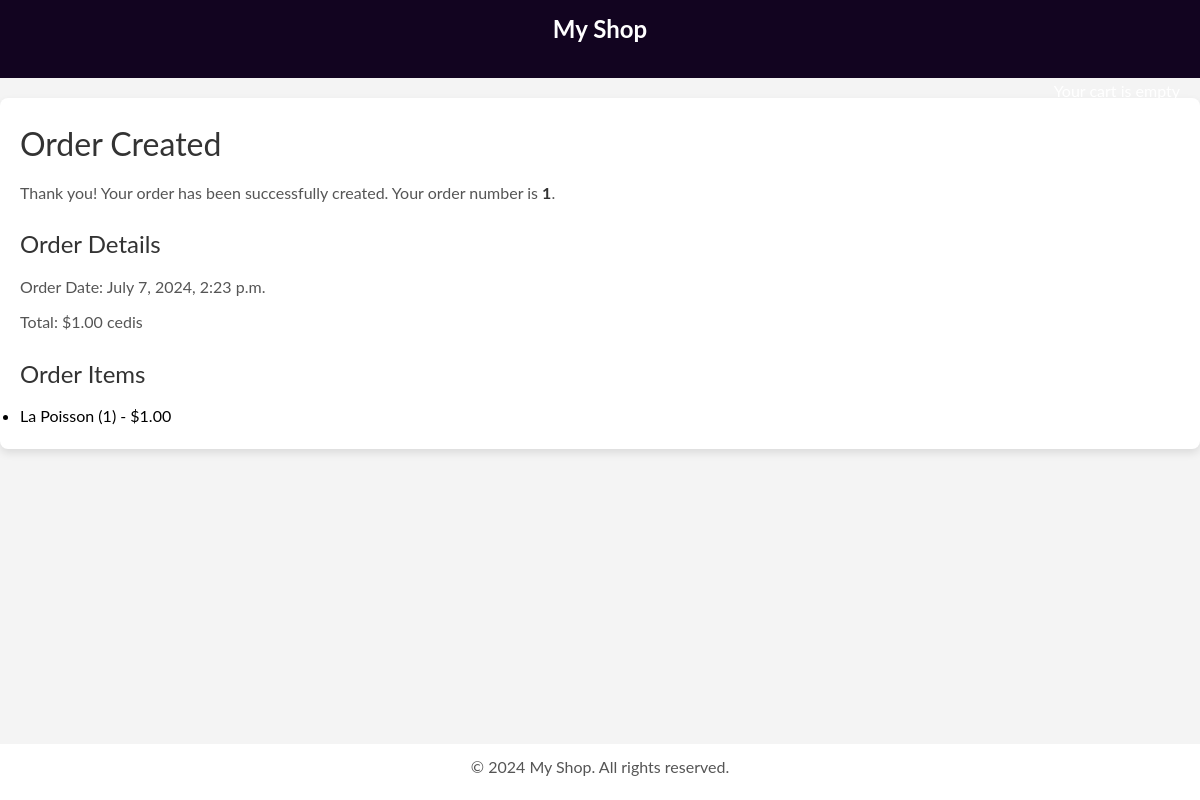
Page /orders/created/1/ on the committed database.
### orders/models.py (models this page shows, shortened)
class Order(models.Model):
    first_name = models.CharField(max_length=70)
    last_name = models.CharField(max_length=70)
    email = models.EmailField()
    address = models.CharField(max_length=70)
    postal_code = models.CharField(max_length=20)
    city = models.CharField(max_length=100)
    created = models.DateTimeField(auto_now_add=True)
    updated = models.DateTimeField(auto_now=True)
    paid = models.BooleanField(default=False)
    class Meta:
        ordering = ('-created',)
    def get_total_cost(self):
        return sum(item.get_cost() for item in self.items.all())

class OrderItem(models.Model):
    order = models.ForeignKey(Order, related_name="items", on_delete=models.CASCADE)
    product = models.ForeignKey(Product, related_name="order_items", on_delete=models.CASCADE)
    price = models.DecimalField(max_digits=10, decimal_places=2)
    quantity = models.PositiveIntegerField(default=1)
    def get_cost(self):
        return self.price * self.quantity

### shop/models.py (models this page shows, shortened)
class Product(models.Model):
    category = models.ForeignKey(Category, related_name="products", on_delete=models.CASCADE)
    name = models.CharField(max_length=200, db_index=True)
    slug = models.SlugField(max_length=200, unique=True)
    image = models.ImageField(upload_to='products/%Y/%m/%d', blank=True)
    description = models.TextField(blank=True)
    price = models.DecimalField(max_digits=10, decimal_places=2)
    available = models.BooleanField(default=True)
    created = models.DateField(auto_now_add=True)
    updated = models.DateTimeField(auto_now=True)
    class Meta:
        ordering = ('name',)
        index_together = (('id', 'slug'),)

### orders/views.py (the view)
# urls.py: path('created/<int:order_id>/', views.order_created, name='order_created'),
def order_created(request, order_id):
    order = get_object_or_404(Order, id=order_id)
    return render(request, 'orders/order_created.html', {'order': order})

### cart/cart.py (called while the page is built)
    def __len__(self):
        return sum(item["quantity"] for item in self.cart.values())

### cart/context_processors.py (called while the page is built)
def cart(request):
    return {'cart': Cart(request)}

### orders/templates/orders/order_created.html (shortened to what this page needs)
{% extends "shop/base.html" %}
{% load static %}
{% block content %}
<link rel="stylesheet" href="{% static 'orders/order_created.css' %}">
    <h1>Order Created</h1>
    <p>Thank you! Your order has been successfully created. Your order number is <strong>{{ order.id }}</strong>.</p>
    <h2>Order Details</h2>
    <p>Order Date: {{ order.created }}</p>
    <p>Total: ${{ order.get_total_cost }} cedis</p>
    <h2>Order Items</h2>
    <ul>
        {% for item in order.items.all %}
            <li>{{ item.product.name }} ({{ item.quantity }}) - ${{ item.price }}</li>
        {% endfor %}
    </ul>
{% endblock %}

### shop/static/shop/base.css (style rules this page uses)
* { box-sizing: border-box; margin: 0; padding: 0; }
html, body { font-family: 'Lato', sans-serif; line-height: 1.6; background-color: #f4f4f4; }
h1, h2, h3 { font-family: 'Lato', sans-serif; font-weight: normal; color: #333333; }

### orders/static/orders/order_created.css (style rules this page uses)
body { font-family: 'Lato', sans-serif; line-height: 1.6; background-color: #f4f4f4; margin: 0; padding: 0; }
h1, h2 { font-family: 'Lato', sans-serif; font-weight: normal; color: #333; margin-bottom: 10px; }
h1 { font-size: 2em; }
h2 { font-size: 1.5em; margin-top: 20px; }
p { color: #555; margin-bottom: 10px; }
strong { color: #333; }

### rows in the picture
Order: id "1", created "July 7, 2024, 2:23 p.m.", get_total_cost "1.00"
OrderItem: product.name "La Poisson", quantity "1", price "1.00"
